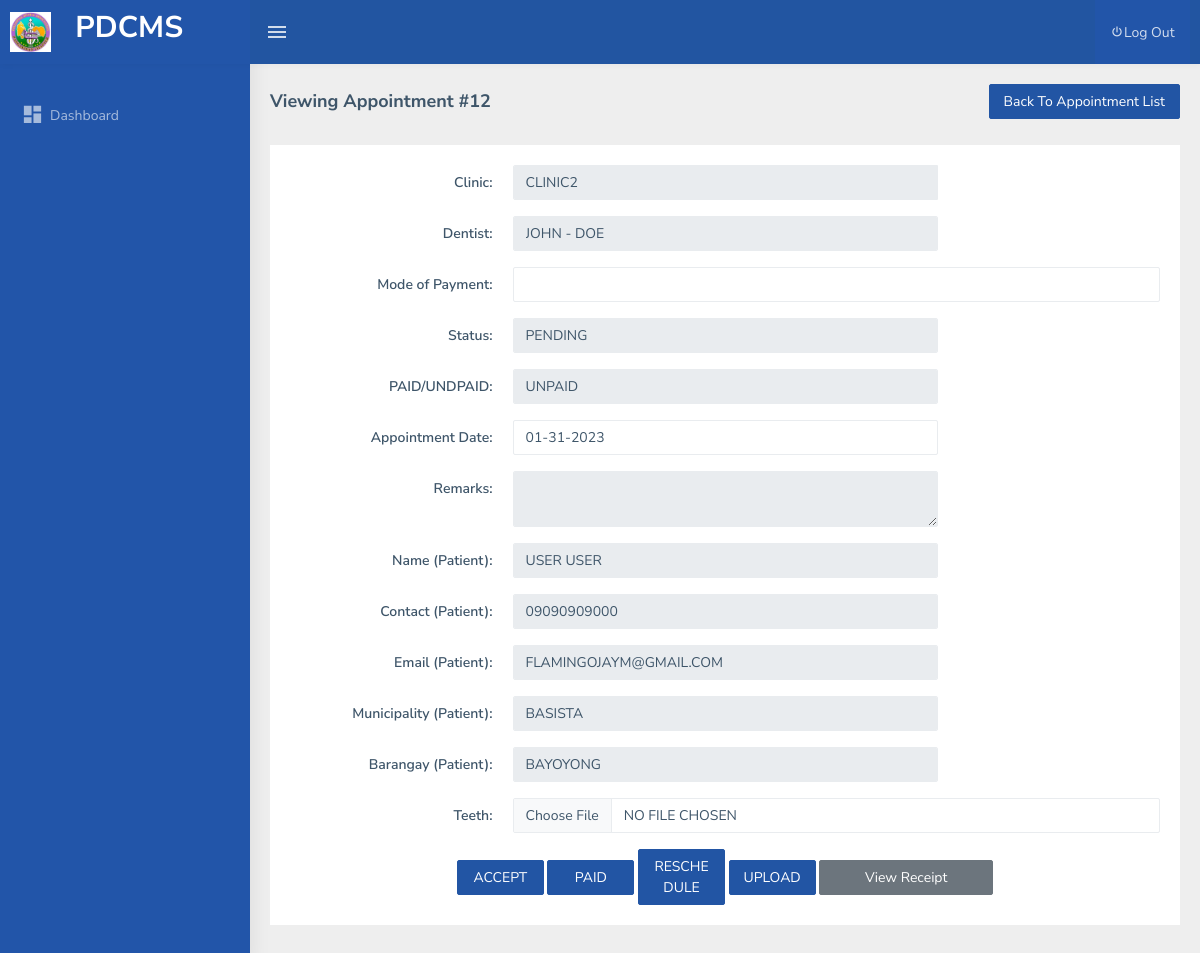
The app's page /dental_admin/view_appointment.php?id=12, older data.
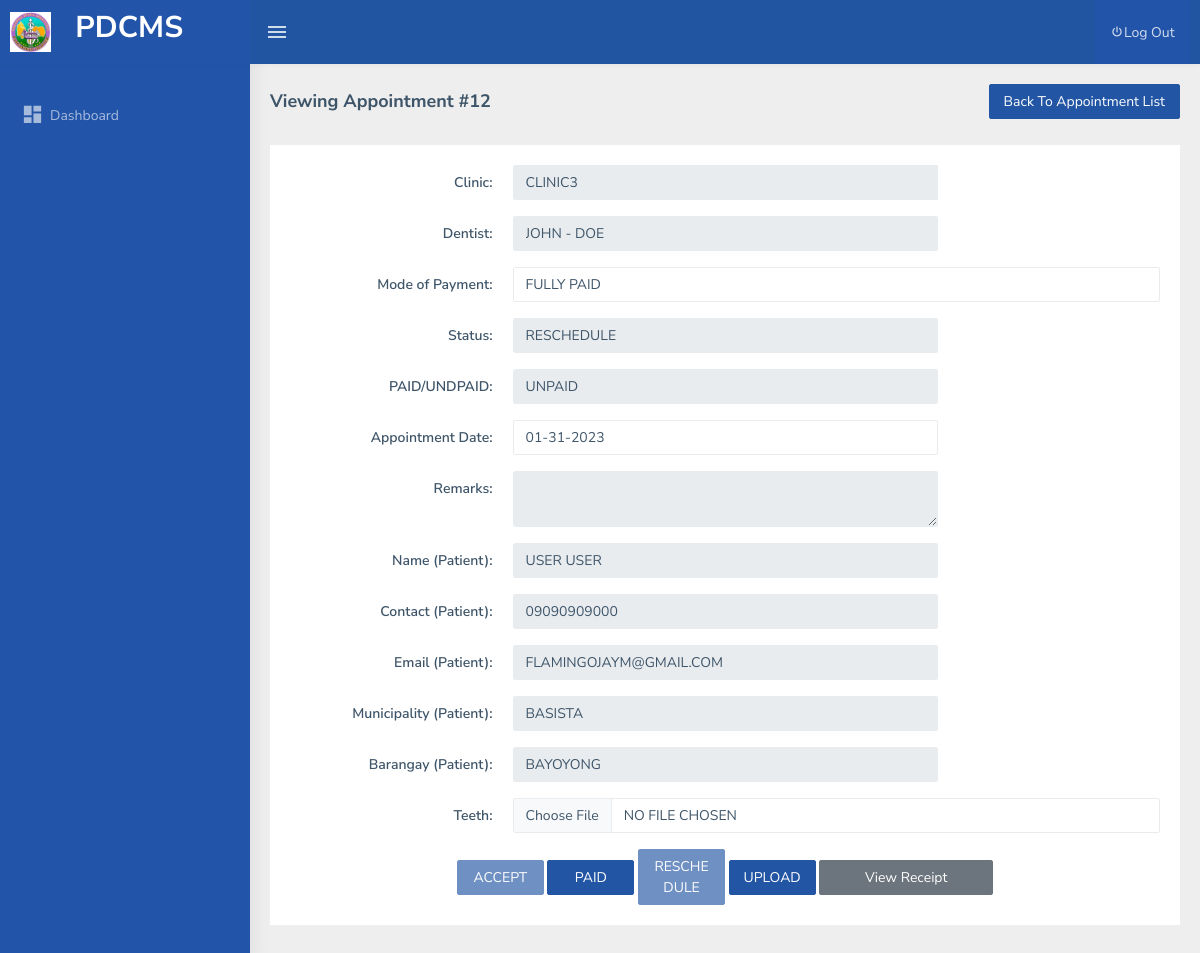
The same page, newer data.
### tables this page shows
CREATE TABLE `tbl_clinic` (
  `clinic_id` int(11) NOT NULL AUTO_INCREMENT,
  `name` varchar(255) DEFAULT NULL,
  `image` varchar(255) DEFAULT NULL,
  `description` text DEFAULT NULL,
  `prc_id` varchar(255) DEFAULT NULL,
  `business_permit` varchar(255) DEFAULT NULL,
  `nbi` varchar(255) DEFAULT NULL,
  `birth_certificate` varchar(255) DEFAULT NULL,
  `prc_no` varchar(45) DEFAULT NULL,
  `mayors_permit` varchar(255) DEFAULT NULL,
  `date_created` datetime DEFAULT current_timestamp(),
  PRIMARY KEY (`clinic_id`)
);

CREATE TABLE `tbl_appointment` (
  `id` int(11) NOT NULL AUTO_INCREMENT,
  `patient_id` int(11) DEFAULT NULL,
  `clinic_id` int(11) DEFAULT NULL,
  `appointment_date` date DEFAULT NULL,
  `remarks` text DEFAULT NULL,
  `date_created` date DEFAULT NULL,
  `status_id` int(11) DEFAULT 1,
  `paid_id` int(11) DEFAULT 1,
  `dentist_id` int(11) DEFAULT NULL,
  `image` varchar(255) DEFAULT NULL,
  `mode_of_payment` int(11) DEFAULT NULL,
  `acceptable` int(11) DEFAULT NULL,
  `dental_admin_id` int(11) DEFAULT NULL,
  PRIMARY KEY (`id`)
);

CREATE TABLE `tbl_appointment_status` (
  `id` int(11) NOT NULL AUTO_INCREMENT,
  `name` varchar(255) DEFAULT NULL,
  PRIMARY KEY (`id`)
);

CREATE TABLE `tbl_appointment_paid_status` (
  `id` int(11) NOT NULL AUTO_INCREMENT,
  `name` varchar(255) DEFAULT NULL,
  PRIMARY KEY (`id`)
);

### includes/functions.php (called while the page is built, shortened)
<?php
function get_one($sql)
{
    $result = mysqli_query($_SESSION['conn'], $sql);
    while ($row = mysqli_fetch_object($result)) {
        return $row;
    }
}
function get_list($sql)
{
    $result = mysqli_query($_SESSION['conn'], $sql);
    $temp = array();
    while ($row = $result->fetch_assoc()) {
        $temp[] = $row;
    }
    return $temp;
}
function get_clinic($id = 0)
{
    return !empty($id)  ? get_one("SELECT c.*,ui.*,b.name as `barangay`, cc.name as `municipality`, concat(ui.first_name,' ', ui.last_name) as `fullname` from tbl_clinic c inner join tbl_user u on u.clinic_id = c.clinic_id and u.access_id = 2 inner join tbl_userinfo ui on ui.id = u.id inner join tbl_city cc on cc.id = ui.municipality inner join tbl_barangay b on b.id = ui.barangay where c.clinic_id = $id limit 1") : null;
}
function get_paid_status($id = 0)
{
    return !empty($id) ? get_one("SELECT name from tbl_appointment_paid_status where id = $id")->name : '';
}
function get_appointment_status($id = 0)
{
    return !empty($id) ? get_one("SELECT name from tbl_appointment_status where id = $id")->name : '';
}

### dental_admin/view_appointment.php (the view, shortened to what the changed rows need)
<?php include 'header.php'; ?>
<div class="page-wrapper">
  <div class="container-fluid">
    <?php $id = $_GET['id']  ?>
    <?php $clinic_details = get_clinic(get_one("SELECT clinic_id from tbl_appointment where id = $id")->clinic_id); ?>
    <?php $appointment_details = get_one("SELECT DATE_FORMAT(appointment_date,'%m-%d-%Y') as appointment_date, remarks,status_id,paid_id,id,patient_id from tbl_appointment where id = $id"); ?>
    <?php $clinic_details = get_clinic(get_one("SELECT clinic_id from tbl_appointment where id = $id")->clinic_id); ?>
    <div class="row">
      <div class="col-md-12">
        <div class="card">
          <div class="card-body">
            <div class="row">
              <div class="col-md-12">
                <form method="post" onsubmit="return confirm('Are you sure?');" enctype="multipart/form-data">
                  <div class="form-group row">
                    <div class="col-sm-6">
                      <div class="input-group">
                        <input type="text" class="form-control" disabled value="<?= isset($clinic_details->name) ? $clinic_details->name : '' ?>" />
                      </div>
                    </div>
                  </div>
                  <div class="form-group row">
                    <div class="col-sm-9">
                      <div class="input-group">
                        <select id="" class="form-control" name="mode_of_payment" style="width:100px">
                          <?php if (isset($clinic_details)) { ?>
                            <?php foreach (get_list("select * from tbl_mode_of_payment") as $res) { ?>
                              <option value="<?= $res['id'] ?>" <?= ($clinic_details->mode_of_payment ?? 0) == $res['id'] ? 'selected' : ''  ?>><?= strtoupper($res['name']) ?></option>
                            <?php } ?>
                        </select>
                      <?php } ?>
                      </div>
                    </div>
                  </div>
                  <div class="form-group row">
                    <div class="col-sm-6">
                      <div class="input-group">
                        <input type="text" class="form-control" disabled value="<?= get_appointment_status($appointment_details->status_id) ?>" />
                      </div>
                    </div>
                  </div>
                  <div class="form-group row">
                    <div class="col-sm-6">
                      <div class="input-group">
                        <input type="text" class="form-control" disabled value="<?= get_paid_status($appointment_details->paid_id) ?>" />
                      </div>
                    </div>
                  </div>
                </form>
              </div>
            </div>
          </div>
        </div>
      </div>
    </div>
  </div>
  <?php include 'footer.php'; ?>

Row changes from the older to the newer data that the page shows:
changed tbl_clinic: name "clinic2" → "clinic3"
changed tbl_appointment "UNPAID": status.name "PENDING" → "RESCHEDULE"; status_id 1 → 3 (drawn)
Text that changed along with them:
form field mode_of_payment: (not shown) → "FULLY PAID"
